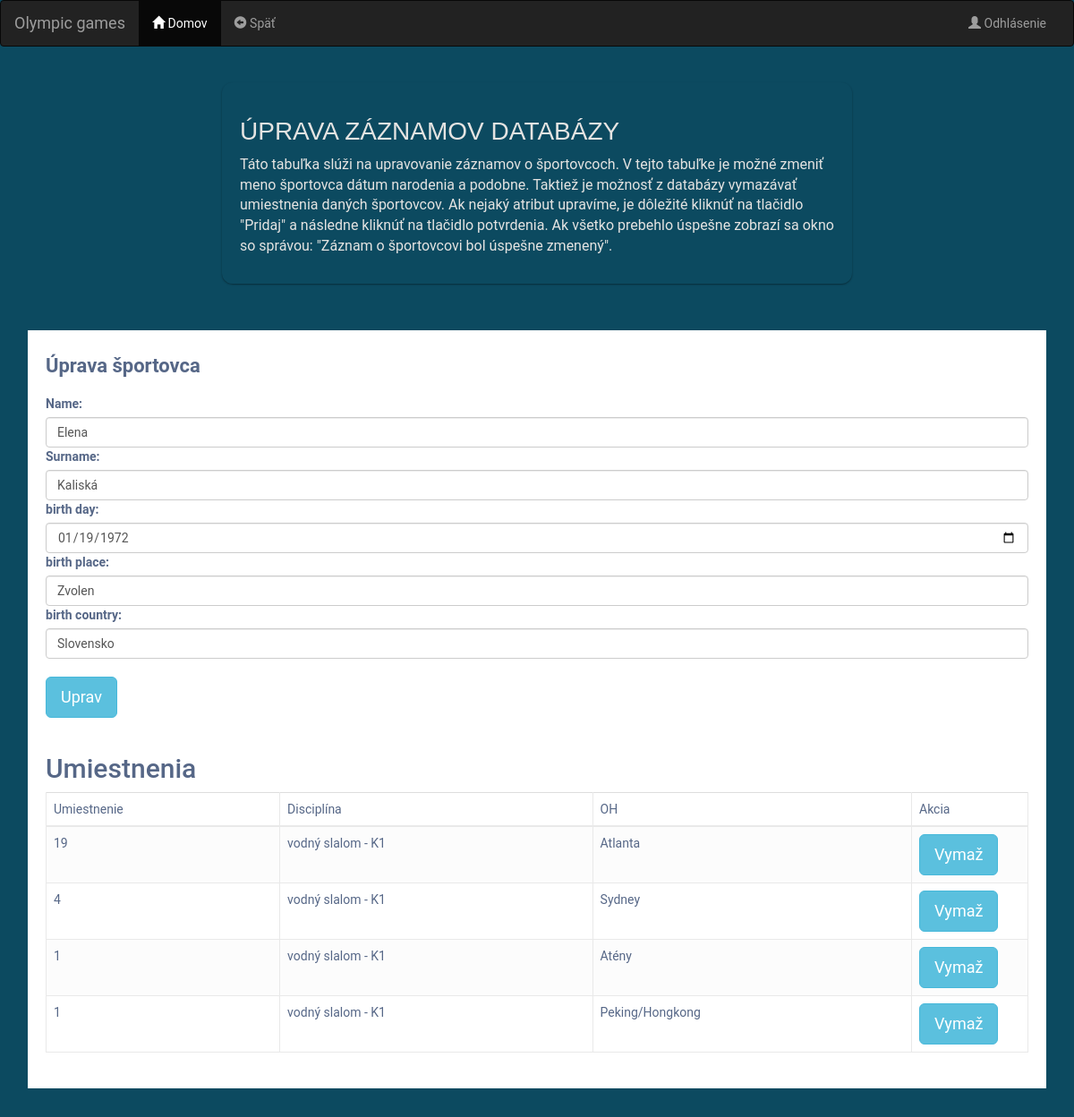
The app's page /editPerson.php?id=3 with its own data.
### tables this page shows
CREATE TABLE `person` (
  `id` int UNSIGNED NOT NULL,
  `name` varchar(100) NOT NULL,
  `surname` varchar(100) NOT NULL,
  `birth_day` date NOT NULL,
  `birth_place` varchar(100) NOT NULL,
  `birth_country` varchar(100) NOT NULL,
  `death_day` date DEFAULT NULL,
  `death_place` varchar(100) DEFAULT NULL,
  `death_country` varchar(100) DEFAULT NULL
);

CREATE TABLE `placement` (
  `id` int UNSIGNED NOT NULL,
  `person_id` int UNSIGNED NOT NULL,
  `game_id` int UNSIGNED NOT NULL,
  `placing` smallint UNSIGNED NOT NULL,
  `discipline` varchar(200) NOT NULL
);

CREATE TABLE `game` (
  `id` int UNSIGNED NOT NULL,
  `type` varchar(10) NOT NULL,
  `year` smallint NOT NULL,
  `game_order` tinyint UNSIGNED NOT NULL,
  `city` varchar(100) NOT NULL,
  `country` varchar(100) NOT NULL
);

### editPerson.php (the view, shortened to what this page needs)
<?php
try {
    $db = new PDO("mysql:host=$hostname;dbname=$dbname", $username, $password);
    $db->setAttribute(PDO::ATTR_ERRMODE, PDO::ERRMODE_EXCEPTION);
    $query = "SELECT * FROM person where id=?";
    $stmt = $db->prepare($query);
    $stmt->execute([$_GET['id']]);
    $person = $stmt->fetch(PDO::FETCH_ASSOC);
    $query = "select placement.*, game.city from placement join game on placement.game_id = game.id where placement.person_id=?";
    $stmt = $db->prepare($query);
    $stmt->execute([$_GET['id']]);
    $placements = $stmt->fetchAll(PDO::FETCH_ASSOC);
} catch (PDOException $e) {
    echo "Connection failed: " . $e->getMessage();
}
try {
  $db1 = new PDO("mysql:host=$hostname;dbname=$dbname", $username, $password);
  $db1->setAttribute(PDO::ATTR_ERRMODE, PDO::ERRMODE_EXCEPTION);
  $query1 = "SELECT * FROM person where id=?";;
  $stmt1 = $db1->prepare($query1);
  $stmt1->execute([$_GET['id']]);
  $persons1 = $stmt1->fetchAll(PDO::FETCH_ASSOC);
} catch (PDOException $e) {
  echo "Connection failed: " . $e->getMessage();
}
?>
<!DOCTYPE html>
<html lang="en">
<head>
<link rel="stylesheet" href="https://maxcdn.bootstrapcdn.com/font-awesome/4.7.0/css/font-awesome.min.css">
<link rel="stylesheet" href="https://maxcdn.bootstrapcdn.com/bootstrap/3.3.7/css/bootstrap.min.css">
<link rel="stylesheet" href="styl.css">
<nav class="navbar navbar-inverse">
  <div class="container-fluid">
    <div class="navbar-header">
      <a class="navbar-brand" href="#">Olympic games</a>
    </div>
    <div class="collapse navbar-collapse" id="myNavbar">
      <ul class="nav navbar-nav">
        <li class="active"><a href="index.php"><span class="glyphicon glyphicon-home"></span> Domov</a></li>
        <li><a href="restricted.php"><span class="glyphicon glyphicon-circle-arrow-left"></span> Späť</a></li>
      </ul>
      <ul class="nav navbar-nav navbar-right">
        <li><a href="logout.php"><span class="glyphicon glyphicon-user"></span> Odhlásenie</a></li>
      </ul>
    </div>
  </div>
</nav>
</head>
<body>
  <section class="karty">
    <div class="column card-style">
      <div class="card-text">
        <h3>Úprava záznamov databázy</h3>
        <p class="ellipsis">
          Táto tabuľka slúži na upravovanie záznamov o športovcoch. V tejto tabuľke je možné zmeniť meno športovca dátum narodenia a podobne. Taktiež je možnosť z databázy
          vymazávať umiestnenia daných športovcov. Ak nejaký atribut upravíme, je dôležité kliknúť na tlačidlo "Pridaj" a následne kliknúť na tlačidlo potvrdenia. Ak všetko prebehlo
          úspešne zobrazí sa okno so správou: "Záznam o športovcovi bol úspešne zmenený".
        </p>
      </div>
    </div>
  </section>
    <div class="container-md">
<div class="container">
        <div class="table-responsive">
            <div class="table-wrapper">
                <div class="table-title">
                    <div class="row">
                        <div class="col-sm-8"><h2><b>Úprava športovca</b></h2></div>
                        <div class="col-sm-4">
                        <div class="col-sm-4">
                        </div>
                        </div>
                    </div>
                </div>
        <form action="#" id="alert" method="post">
            <div class="mb-3">
                <label for="InputName" class="form-label">Name:</label>
                <input type="text" name="name" class="form-control" id="InputName" value="<?php echo $person['name']; ?>" required>
            </div>
            <div class="mb-3">
                <label for="InputSurname" class="form-label">Surname:</label>
                <input type="text" name="surname" class="form-control" id="InputSurname" value="<?php echo $person['surname']; ?>" required>
            </div>
            <div class="mb-3">
                <label for="InputDate" class="form-label">birth day:</label>
                <input type="date" name="birth_day" class="form-control" id="InputDate" value="<?php echo $person['birth_day']; ?>" required>
            </div>
            <div class="mb-3">
                <label for="InputbrPlace" class="form-label">birth place:</label>
                <input type="text" name="birth_place" class="form-control" id="InputBrPlace" value="<?php echo $person['birth_place']; ?>" required>
            </div>
            <div class="mb-3">
                <label for="InputBrCountry" class="form-label">birth country:</label>
                <input type="text" name="birth_country" class="form-control" id="InputBrCountry" value="<?php echo $person['birth_country']; ?>" required>
            </div>
            <br>
            <button   type="submit"  class="btn btn-info btn-lg">Uprav</button>
        </form>
<br>
        <h2>Umiestnenia</h2>
        <table id ="myTable" class="table table-striped table-hover table-bordered">
            <thead>
                <tr>
                    <td>Umiestnenie</td>
                    <td>Disciplína</td>
                    <td>OH</td>
                    <td>Akcia</td>
                </tr>
            </thead>
            <tbody>
                <?php
                foreach ($placements as $placement) {
                    echo '<tr><td>' . $placement['placing'] . '</td><td>' . $placement['discipline'] . '</td><td>' . $placement['city'] . '</td><td>';
                    echo '<form action="#" id="alert1" method="post"><input type="hidden" name="del_placement_id" value="' . $placement['id'] . '"><button type="submit" class="btn btn-info btn-lg">Vymaž</button></form>';
                    echo '</td></tr>';
                }
                ?>
    </div>
</body>
</html>

### styl.css (style rules this page uses)
body { color: #566787; background-color: #0C4A60 ; font-family: 'Roboto', sans-serif; }
.table-responsive { margin: 30px 0; }
.table-wrapper { width:100%; min-width: 500px; background: #fff; padding: 20px; box-shadow: 0 1px 1px rgba(0,0,0,0.8); }
.table-title { padding-bottom: 10px; margin: 0 0 10px; }
.table-title h2 { margin: 8px 0 0; font-size: 22px; }
table.table tr th, table.table tr td { border-color: #e9e9e9; }
table.table-striped tbody tr:nth-of-type(odd) { background-color: #fcfcfc; }
table.table td:last-child { width: 130px; }
.container { padding: 2px 16px; }

### editPerson.php (style rules this page uses)
body { background-color: #0C4A60 ; ; color: #566787; font-family: 'Roboto', sans-serif; }
section { display: flex; flex-flow: row wrap; margin-left: 19%; margin-right: 19%; }
P { overflow: hidden; text-overflow: ellipsis; font-size: 16px; }
H3 { font-family: "IBM Plex Sans", sans-serif; font-weight: 100; text-transform: uppercase; font-size: 28px; }
.column { box-sizing: border-box; flex: 1 100%; justify-content: space-evenly; margin: 20px; }
.card-style { border-radius: 12px; border-image-slice: 1; box-shadow: 0px 1px 2px 0px rgba(0, 0, 0, 0.4); transition: all 0.25s linear; }
.card-text { padding: 20px; }
.karty { color: #e5e4e2 ; }

### records on screen
person: name "Elena", surname "Kaliská", birth_day "01/19/1972", birth_place "Zvolen", birth_country "Slovensko"
placement: placing "19", discipline "vodný slalom - K1", game.city "Atlanta"
placement: placing "4", discipline "vodný slalom - K1", game.city "Sydney"
placement: placing "1", discipline "vodný slalom - K1", game.city "Atény"
placement: placing "1", discipline "vodný slalom - K1", game.city "Peking/Hongkong"
